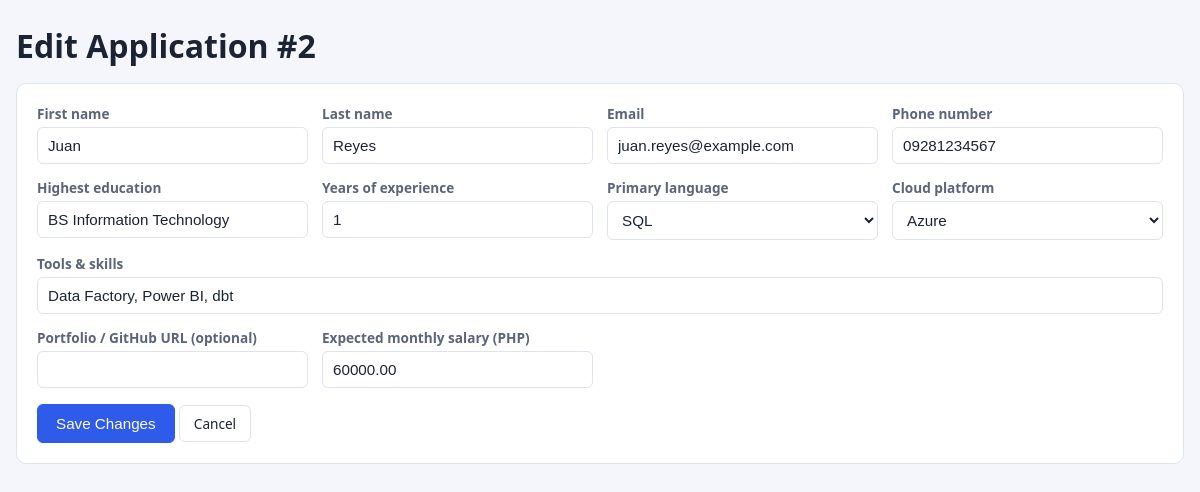
Page /edit.php?id=2 on the committed database.
### tables this page shows
CREATE TABLE data_engineer_applications (
    application_id      INT UNSIGNED  NOT NULL AUTO_INCREMENT,   
    first_name          VARCHAR(50)   NOT NULL,
    last_name           VARCHAR(50)   NOT NULL,
    email               VARCHAR(100)  NOT NULL,
    phone_number        VARCHAR(20)   NOT NULL,
    highest_education   VARCHAR(60)   NOT NULL,                 
    years_of_experience TINYINT       NOT NULL DEFAULT 0,
    primary_language    VARCHAR(30)   NOT NULL,                 
    cloud_platform      VARCHAR(30)   NOT NULL,                 
    tools_and_skills    VARCHAR(255)  NOT NULL,                 
    portfolio_url       VARCHAR(255)  NULL,                      
    expected_salary     DECIMAL(10,2) NOT NULL DEFAULT 0.00,    
    date_added          DATETIME      NOT NULL DEFAULT CURRENT_TIMESTAMP,
    PRIMARY KEY (application_id),
    UNIQUE KEY uq_email (email)
);

### includes/functions.php (called while the page is built, shortened)
<?php
function e($value): string {
    return htmlspecialchars((string) $value, ENT_QUOTES, 'UTF-8');
}

### includes/form_fields.php (the view, shortened to what this page needs)
<div class="grid">
    <label>First name
        <input type="text" name="first_name" maxlength="50" required value="<?= e($v['first_name'] ?? '') ?>"></label>
    <label>Last name
        <input type="text" name="last_name" maxlength="50" required value="<?= e($v['last_name'] ?? '') ?>"></label>
    <label>Email
        <input type="email" name="email" maxlength="100" required value="<?= e($v['email'] ?? '') ?>"></label>
    <label>Phone number
        <input type="text" name="phone_number" maxlength="20" required value="<?= e($v['phone_number'] ?? '') ?>"></label>
    <label>Highest education
        <input type="text" name="highest_education" maxlength="60" placeholder="e.g. BS Information Technology" required
               value="<?= e($v['highest_education'] ?? '') ?>"></label>
    <label>Years of experience
        <input type="number" name="years_of_experience" min="0" max="50" required value="<?= e($v['years_of_experience'] ?? 0) ?>"></label>
    <label>Primary language
        <select name="primary_language" required>
            <?php foreach (LANGUAGES as $opt): ?>
                <option <?= ($v['primary_language'] ?? 'Python') === $opt ? 'selected' : '' ?>><?= e($opt) ?></option>
            <?php endforeach; ?>
        </select></label>
    <label>Cloud platform
        <select name="cloud_platform" required>
            <?php foreach (CLOUDS as $opt): ?>
                <option <?= ($v['cloud_platform'] ?? 'AWS') === $opt ? 'selected' : '' ?>><?= e($opt) ?></option>
            <?php endforeach; ?>
        </select></label>
    <label class="wide">Tools &amp; skills
        <input type="text" name="tools_and_skills" maxlength="255" placeholder="e.g. Spark, Airflow, dbt, Kafka" required
               value="<?= e($v['tools_and_skills'] ?? '') ?>"></label>
    <label>Portfolio / GitHub URL (optional)
        <input type="url" name="portfolio_url" maxlength="255" value="<?= e($v['portfolio_url'] ?? '') ?>"></label>
    <label>Expected monthly salary (PHP)
        <input type="number" name="expected_salary" min="0" step="0.01" required value="<?= e($v['expected_salary'] ?? '') ?>"></label>
</div>

### edit.php (shortened to what this page needs)
<?php
require_once 'config/dbconfig.php';
require_once 'includes/functions.php';
$id = (int) ($_GET['id'] ?? 0);
$stmt = $pdo->prepare("SELECT * FROM data_engineer_applications WHERE application_id = :id");
$stmt->execute([':id' => $id]);
$record = $stmt->fetch();
$v = $_SESSION['old'] ?? $record;
?>
<!DOCTYPE html>
<html lang="en">
<head>
    <link rel="stylesheet" href="css/style.css">
</head>
<body>
<main>
    <h1>Edit Application #<?= (int) $record['application_id'] ?></h1>
    <section class="card">
        <form action="update.php" method="post">
            <?php include 'includes/form_fields.php'; ?>
            <button type="submit" class="btn primary">Save Changes</button>
            <a class="btn" href="index.php">Cancel</a>
        </form>
    </section>
</main>
</body>
</html>

### css/style.css (style rules this page uses)
:root { --bg:#f4f6fb; --card:#fff; --ink:#1c2333; --muted:#5b6478; --line:#dfe3ee; --brand:#2f5bea; --danger:#d93a3a; --ok:#1e8e4e; }
* { box-sizing: border-box; }
body { margin:0; font-family: "Segoe UI", Arial, sans-serif; background:var(--bg); color:var(--ink); }
main { max-width: 1200px; margin: 0 auto; padding: 24px 16px 48px; }
h1 { margin: 0 0 16px; }
.card { background:var(--card); border:1px solid var(--line); border-radius:10px; padding:20px; margin-bottom:24px; }
.grid { display:grid; grid-template-columns: repeat(auto-fit, minmax(240px, 1fr)); gap:14px; margin-bottom:16px; }
.grid .wide { grid-column: 1 / -1; }
label { display:flex; flex-direction:column; gap:4px; font-size:.85rem; color:var(--muted); font-weight:600; }
input, select { padding:9px 10px; border:1px solid var(--line); border-radius:6px; font-size:.95rem; color:var(--ink); background:#fff; }
.btn { display:inline-block; padding:8px 14px; border:1px solid var(--line); border-radius:6px; background:#fff; color:var(--ink); font-size:.85rem; text-decoration:none; cursor:pointer; }
.btn.primary { background:var(--brand); border-color:var(--brand); color:#fff; padding:10px 18px; font-size:.95rem; }

### rows in the picture
data_engineer_applications: application_id "2", first_name "Juan", last_name "Reyes", email "juan.reyes@example.com", phone_number "09281234567", highest_education "BS Information Technology", years_of_experience "1", tools_and_skills "Data Factory, Power BI, dbt", expected_salary "60000.00"

### other values in the picture
form field primary_language "SQL"
form field cloud_platform "Azure"
